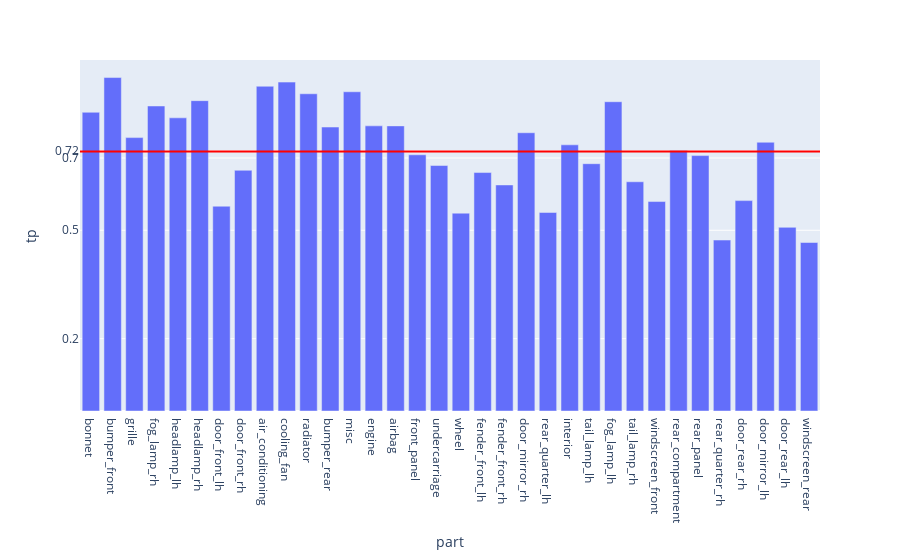

The code cell stored with this chart in its notebook:
### Code cell
fig = px.bar(evalMetrics, x = 'part', y = 'tp')

fig.add_hline(y=avgTp, line_width=2, line_color="red")

fig.update_layout(
    yaxis = dict(
        tickmode = 'array',
        tickvals = [np.format_float_positional(avgTp, 2), 0.2, 0.5, 0.7],
    )
)
fig

### Figure 1 — Plotly figure (JSON) as saved in the notebook; plotly's stock layout.template omitted (floating-point values rounded to 4 significant figures)
{"data": [{"alignmentgroup": "True", "hovertemplate": "part=%{x}<br>tp=%{y}<extra></extra>", "legendgroup": "", "marker": {"color": "#636efa", "pattern": {"shape": ""}}, "name": "", "offsetgroup": "", "orientation": "v", "showlegend": false, "textposition": "auto", "type": "bar", "x": ["bonnet", "bumper_front", "grille", "fog_lamp_rh", "headlamp_lh", "headlamp_rh", "door_front_lh", "door_front_rh", "air_conditioning", "cooling_fan", "radiator", "bumper_rear", "misc", "engine", "airbag", "front_panel", "undercarriage", "wheel", "fender_front_lh", "fender_front_rh", "door_mirror_rh", "rear_quarter_lh", "interior", "tail_lamp_lh", "fog_lamp_lh", "tail_lamp_rh", "windscreen_front", "rear_compartment", "rear_panel", "rear_quarter_rh", "door_rear_rh", "door_mirror_lh", "door_rear_lh", "windscreen_rear"], "xaxis": "x", "y": [0.8264, 0.9225, 0.7564, 0.8438, 0.8111, 0.8585, 0.5666, 0.6659, 0.8984, 0.9099, 0.8776, 0.7856, 0.8831, 0.7888, 0.7888, 0.7088, 0.6791, 0.5473, 0.6597, 0.6254, 0.7698, 0.5492, 0.7363, 0.6842, 0.8556, 0.6342, 0.5795, 0.7207, 0.7066, 0.4729, 0.582, 0.7435, 0.5081, 0.4661], "yaxis": "y"}], "layout": {"barmode": "relative", "legend": {"tracegroupgap": 0}, "margin": {"t": 60}, "shapes": [{"line": {"color": "red", "width": 2}, "type": "line", "x0": 0, "x1": 1, "xref": "x domain", "y0": 0.718, "y1": 0.718, "yref": "y"}], "xaxis": {"anchor": "y", "domain": [0, 1], "title": {"text": "part"}}, "yaxis": {"anchor": "x", "domain": [0, 1], "tickmode": "array", "tickvals": ["0.72", 0.2, 0.5, 0.7], "title": {"text": "tp"}}}}
